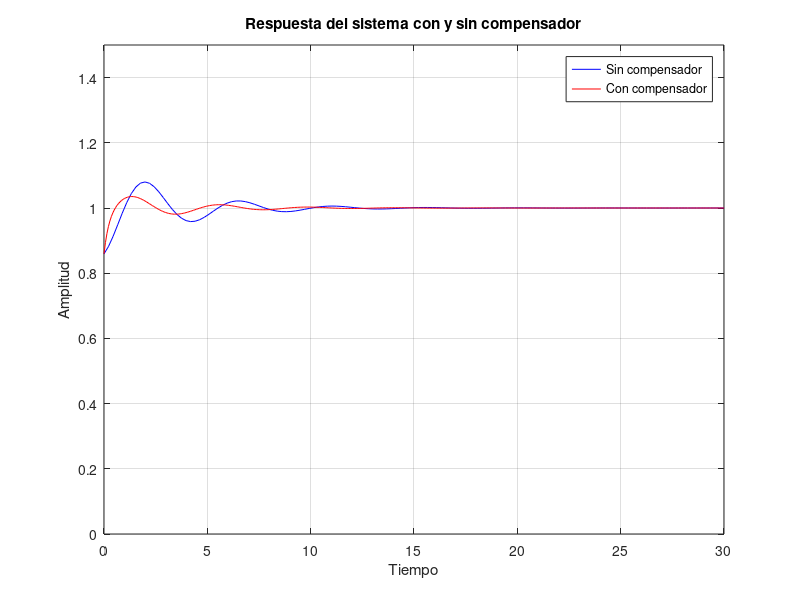
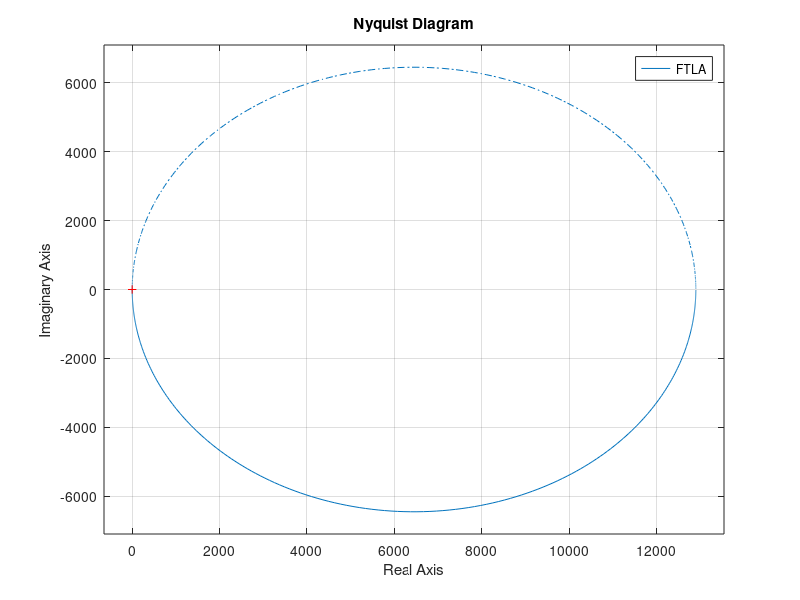

MATLAB code to generate these figures, in order:
% SISTEMA A CONTROLAR
num=[2580];
den=[12664 1];
H=[1]; %Realimentacion unitaria
Gp=tf(num,den); %Funcion planta

%Controlador PID
kp=20;
kd=30;
ki=70;
num=[kd kp ki];
den=[1 0];
GcPDI=tf(num,den)

FTLC=feedback(Gp*GcPDI,H) %Funcion transferencia lazo cerrado

%Agregado de compensador
z = [-5];
p = [-1];
k = 1;
[numcom,dencom] = zp2tf(z, p, k)
com = tf(numcom, dencom)
FTLA=Gp*com %Funcion transferencia lazo abierto
FTLCCOM = feedback(Gp*GcPDI*com,1)

%Respuestas con y sin compensador
figure(3)
step(FTLC, '-b',FTLCCOM, '-r')
ylim([0 1.5]);
legend('Sin compensador', 'Con compensador');
title('Respuesta del sistema con y sin compensador')
ylabel('Amplitud')
xlabel('Tiempo')

figure(4)
nyquist(FTLA)

